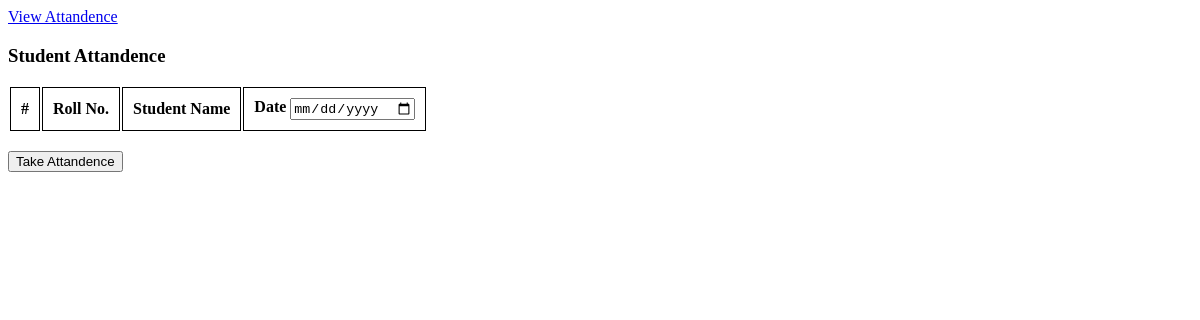
The app's page /attandence.php (signed in), older data.
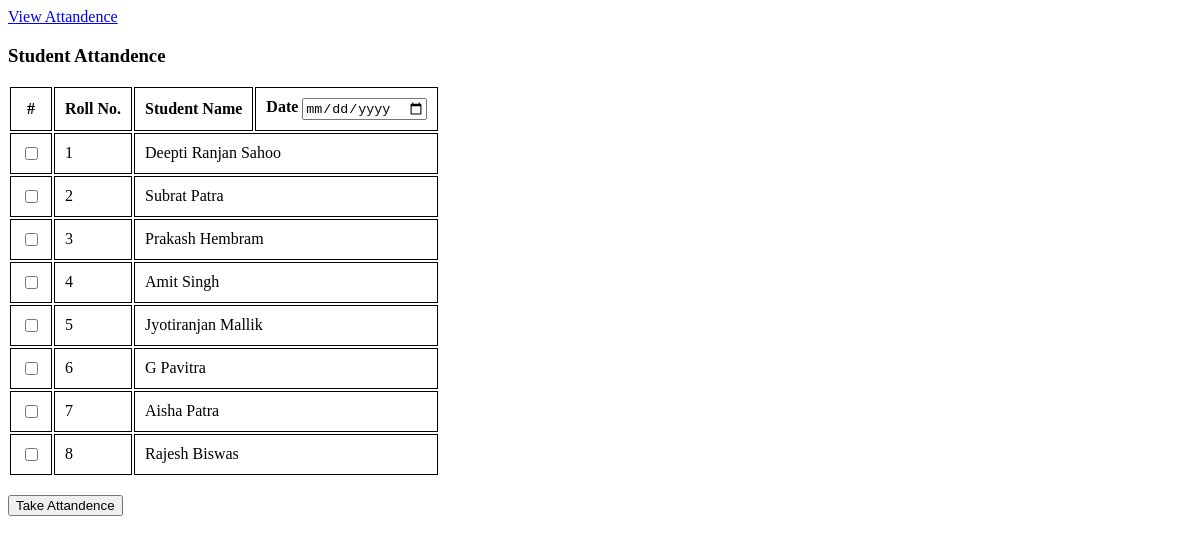
The same page, newer data.
### tables this page shows
CREATE TABLE `students` (
  `id` int(100) NOT NULL,
  `student_name` varchar(100) NOT NULL
);

### attandence.php (the view, shortened to what this page needs)
<?php
include 'conn.php';
?>
<html>
    <body>
    <a href="view_attandence.php">View Attandence</a>
    <h3>Student Attandence</h3>
    <form action="" method="post">
<table>
    <tr>
        <th style="border:1px solid black; padding:10px;">#</th>
        <th style="border:1px solid black; padding:10px;">Roll No.</th>
        <th style="border:1px solid black; padding:10px;">Student Name</th>
        <th style="border:1px solid black; padding:10px;">
        Date
            <input required type="date" name="attn_date" />
        </th>
    </tr>
    <?php
$sql = "SELECT * FROM students ";
$result = $conn->query($sql);
if($result->num_rows > 0)
{
    while($row = $result->fetch_assoc()) {
?>
    <tr>
        <td style="border:1px solid black; padding:10px;">
            <input type="checkbox" name="tk_attandence[]" value="<?php echo $row['id'] ?>" />
        </td>
        <td style="border:1px solid black; padding:10px;"><?php echo $row['id'] ?></td>
        <td colspan="2" style="border:1px solid black; padding:10px;"><?php echo $row['student_name'] ?></td>
    </tr>
<?php } } ?>
</table>
<br/>
<input type="submit" value="Take Attandence" name="attandence" />
</form>
    </body>
</html>

Row changes from the older to the newer data that the page shows:
added students: id "1", student_name "Deepti Ranjan Sahoo"
added students: id "2", student_name "Subrat Patra"
added students: id "3", student_name "Prakash Hembram"
added students: id "4", student_name "Amit Singh"
added students: id "5", student_name "Jyotiranjan Mallik"
added students: id "6", student_name "G Pavitra"
added students: id "7", student_name "Aisha Patra"
added students: id "8", student_name "Rajesh Biswas"
